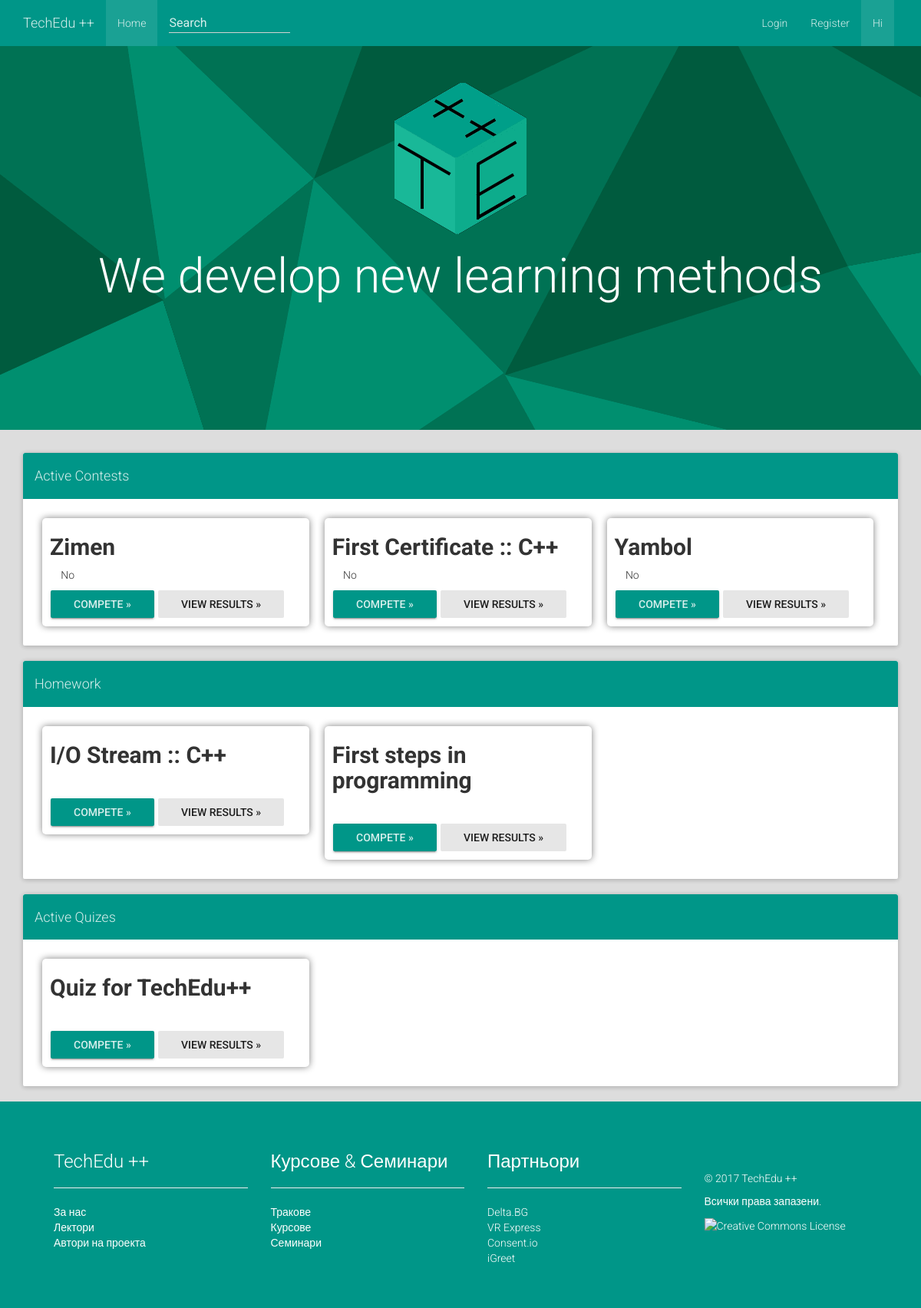
The page / on the database its author committed.
### tables this page shows
CREATE TABLE `Contests` (
  `ID` text NOT NULL,
  `Name` text NOT NULL,
  `Link` text NOT NULL,
  `Tasks` text NOT NULL,
  `Langs` text NOT NULL,
  `MaxPoints` text NOT NULL,
  `Certify` tinyint(2) NOT NULL DEFAULT '0',
  `Homework` tinyint(1) NOT NULL DEFAULT '0',
  `Password` text NOT NULL,
  `Author` text NOT NULL
);

CREATE TABLE `Quizes` (
  `ID` text NOT NULL,
  `Link` varchar(150) NOT NULL,
  `Tasks` text NOT NULL,
  `Name` text NOT NULL
);

### lib/mysql.php (called while the page is built, shortened)
<?php
	class MySQL
	{
		public  $servername = "localhost";
		private $username = "root";
		private $password = "tts2002";
		protected $conn;
		function __construct (string $dbname_param)
		{
			$this->dbname = $dbname_param;
			$this->conn = new mysqli ($this->servername, $this->username, $this->password, $this->dbname);
		}
		function query (string $command)
		{
			return ($this->conn->query ($command));
		}
	}
?>

### lib/get/contests.php (the view, shortened to what this page needs)
<?php
	include_once ($_SERVER["DOCUMENT_ROOT"] . "/lib/mysql.php");
	$dbname = "judge";
	$conn = new MySQL ($dbname);
	$conn->query("DELETE FROM `Contests` WHERE `ID`=\"\"");
	$sql = "SELECT * FROM Contests WHERE `Homework`=\"0\"";
	$result = $conn->query($sql);
	if ($result->num_rows > 0)
	{
		while($row = $result->fetch_assoc())
		{
			echo '<div class="course-item col-md-4"><h2 id="' . $row["ID"] . '">' . $row["Name"] . '</h2><span data-toggle="tooltip" data-placement="left" title="Is this constest for a certificate?" data-original-title="Is this constest for a certificate?"><i class="fa fa-trophy" aria-hidden="true"></i> ' . (($row["Certify"] == 0)?"No":"Yes") . '</button><br><a href="' . $row["Link"] . '" role="button" class="btn btn-raised btn-success">Compete »</a> ' . '<a href="' . $row["Link"] . '/results" role="button" class="btn btn-default active">View results »</a></div>';
		}
	}
?>

### index.php (shortened to what this page needs)
<!DOCTYPE html><html lang="en"><head><link href="/css/jumbotron.css" rel="stylesheet"><link rel="stylesheet" href="/css/bootstrap.min.css"><link rel="stylesheet" href="/css/bootstrap-material-design.min.css"><link rel="stylesheet" href="/css/ripples.min.css"><link rel="stylesheet" href="/css/snackbar.min.css"><link rel="stylesheet" href="/d9757859af.css"><link rel="stylesheet" href="/css/extension.css"><link rel="stylesheet" href="/node_modules/font-awesome/css/font-awesome.min.css"></head><body cz-shortcut-listen="true"><nav class="navbar navbar-static-top navbar-default"><div class="container"><div class="nav-header"><a href="#" class="navbar-brand">TechEdu ++</a></div><div class="navbar-collapse collapse navbar-responsive-collapse"><ul class="nav navbar-nav"><li class="nav-item active"><a href="#" class="nav-link">Home</a></li></ul><form role="search" action="/search.php" class="navbar-form navbar-left"><div class="form-group is-empty"><input placeholder="Search" name="pattern" type="text" class="form-control col-md-8"></div></form><ul class="nav navbar-nav navbar-right"><li class="nav-item"><?php if (isset($_SESSION ["name"])) { echo "<a href='/logout.php'>Logout</a>"; } else { echo "<a href='/login.php'>Login</a>"; } ?></li><li class="nav-item"><a href="/register.php" class="nav-link">Register</a></li><li style="border-right: rgba(0,0,0,0) solid 20px;" class="nav-item active"><a href="/user.php" class="nav-link">
<?php if (isset($_SESSION ["name"])) { echo "Hi, "; echo $_SESSION ["name"]; } else { echo "Hi"; } ?></a></li></ul></div></div></nav><div class="jumbotron"><div class="container"><center><img src="/img/acdemy4_logo.png"><h1 class="display-3">We develop new learning methods</h1></center></div></div><div class="container"><div class="panel panel-primary"><div class="panel-heading"><h4>Active Contests</h4></div><div class="panel-body"><?php require ($_SERVER["DOCUMENT_ROOT"] . "/lib/get/contests.php"); ?></div></div><div class="panel panel-primary"><div class="panel-heading"><h4>Homework</h4></div><div class="panel-body"><?php require ($_SERVER["DOCUMENT_ROOT"] . "/lib/get/homework.php"); ?></div></div><div class="panel panel-primary"><div class="panel-heading"><h4>Active Quizes</h4></div><div class="panel-body"><?php require ($_SERVER["DOCUMENT_ROOT"] . "/lib/get/quizes.php"); ?></div></div></div><footer><div class="container container-holder"><ul class="row"><li class="col-md-3 col-sm-12 col-xs-12 footer-list-wrapper"><h3 class="list-title">TechEdu ++</h3><hr><ul class="footer-list"><li><a href="//infocourse.techedu.bg/aboutus.php">За нас</a></li><li><a href="//infocourse.techedu.bg/aboutus.php#trainers">Лектори</a></li><li><a href="//infocourse.techedu.bg/aboutus.php#authors">Автори на проекта</a></li></ul></li><li class="col-md-3 col-sm-12 col-xs-12 footer-list-wrapper"><h3 class="list-title">Курсове &amp; Семинари</h3><hr><ul class="footer-list"><li><a href="//infocourse.techedu.bg/trainings/tracks">Тракове</a></li><li><a href="//infocourse.techedu.bg/trainings/courses">Курсове</a></li><li><a href="//infocourse.techedu.bg/trainings/seminars">Семинари</a></li></ul></li><li class="col-md-3 col-sm-12 col-xs-12 footer-list-wrapper"><h3 class="list-title">Партньори</h3><hr><ul class="footer-list"><li><a target="_blank" href="https://delta.bg/">Delta.BG</a></li><li><a target="_blank" href="http://www.vrexpress.bg/">VR Express</a></li><li><a target="_blank" href="https://consent.io/">Consent.io</a></li><li><a target="_blank" href="http://www.igreet.co/">iGreet</a></li></ul></li><li class="col-md-3 col-sm-12 col-xs-12 footer-list-wrapper"><ul class="social"><li><a href="https://facebook.com/TechEducationGroup/" target="_blank" class="icon-btn"><span class="fa fa-2x fa-facebook"></span></a></li><li><a href="https://www.youtube.com/channel/UCT1g_MbzP5UJauAqmvNq1aQ" target="_blank" class="icon-btn"><span class="fa fa-2x fa-youtube-play"></span></a></li><li><a href="http://github.com/TechEducationPlusPlus/" target="_blank" class="icon-btn"><span class="fa fa-2x fa-github"></span></a></li></ul><div class="all-rights-reserved"><p>&copy; 2017 TechEdu ++</p><p>Всички права запазени.</p><p> <a rel="license" href="http://creativecommons.org/licenses/by-nc-nd/2.5/in/"><img alt="Creative Commons License" style="border-width:0" src="https://i.creativecommons.org/l/by-nc-nd/2.5/in/88x31.png"></a></p></div></li></ul></div></footer><script src="/js/jquery.min.js"></script><script src="/js/tether.min.js"></script><script src="/js/bootstrap.min.js"></script><script src="/js/material.min.js"></script><script src="/js/ripples.min.js"></script><script src="/js/snackbar.min.js"></script><script src="/js/jquery.nouislider.min.js"></script><script src="/js/main.js"></script></body></html>

### lib/get/homework.php (shortened to what this page needs)
<?php
	include_once ($_SERVER["DOCUMENT_ROOT"] . "/lib/mysql.php");
	$dbname = "judge";
	$conn = new MySQL ($dbname);
	$sql = "SELECT * FROM Contests WHERE `Homework`=1";
	$result = $conn->query($sql);
	if ($result->num_rows > 0)
	{
		while($row = $result->fetch_assoc())
		{
			echo '<div class="course-item col-md-4"><h2 id="' . $row["ID"] . '">' . $row["Name"] . '</h2><br><a href="' . $row["Link"] . '" role="button" class="btn btn-raised btn-success">Compete »</a> ' . '<a href="' . $row["Link"] . '/results" role="button" class="btn btn-default active">View results »</a></div>';
		}
	}
?>

### lib/get/quizes.php (shortened to what this page needs)
<?php
	include_once ($_SERVER["DOCUMENT_ROOT"] . "/lib/mysql.php");
	$dbname = "judge";
	$conn = new MySQL ($dbname);
	$sql = "SELECT * FROM Quizes";
	$result = $conn->query($sql);
	if ($result->num_rows > 0)
	{
		while($row = $result->fetch_assoc())
		{
			echo '<div class="course-item col-md-4"><h2 id="' . $row["ID"] . '">' . $row["Name"] . '</h2><br><a href="' . $row["Link"] . '" role="button" class="btn btn-raised btn-success">Compete »</a>' . ' <a href="' . $row["Link"] . '/results" role="button" class="btn btn-default active">View results »</a></div>';
		}
	}
?>

### css/jumbotron.css (style rules this page uses)
.jumbotron { background: -moz-linear-gradient(left, rgba(231,231,231,1) 0%, rgba(255,255,255,1) 20%, rgba(230,230,230,1) 100%); }

### css/extension.css (style rules this page uses)
.course-item { background-color: #fff; box-shadow: 0 0 10px #808080; margin: 10px; padding: 1px 10px 1px; border-radius: 5px; position: relative; }
.course-item.col-md-4 h2 { font-weight: bold; }
.jumbotron { background-image: url("/maia.png"); min-height: 500px; color: white; }
body { background-color: #DDD !important; }
footer { color: white; bottom: 0px; position: static; width: 100%; padding: 45px 0; background-color: #009688; }
.btn.btn-success { background-color: #009688 !important; }
ul.row li { list-style: none; color: inherit !important; }
ul.row a { text-decoration: none; color: inherit !important; }
.list-title { color: white; }
ul.row { color: inherit !important; }
ul.footer-list { margin: 0; padding: 0; }
ul.social { margin: 0; padding: 0; margin-bottom: 17px; list-style: none; content: ''; display: table; clear: both; }
ul.social li { display: inline; list-style: none; padding: 5px 5px 5px 5px; }
.container.container-holder { background-color: transparent !important; }
.navbar { margin-bottom: 0px !important; }

### rows shown on the page
contests: Name "Zimen", Certify "No"
contests: Name "First Certificate :: C++", Certify "No"
contests: Name "Yambol", Certify "No"
contests: Name "I/O Stream :: C++"
contests: Name "First steps in programming"
quizes: Name "Quiz for TechEdu++"
